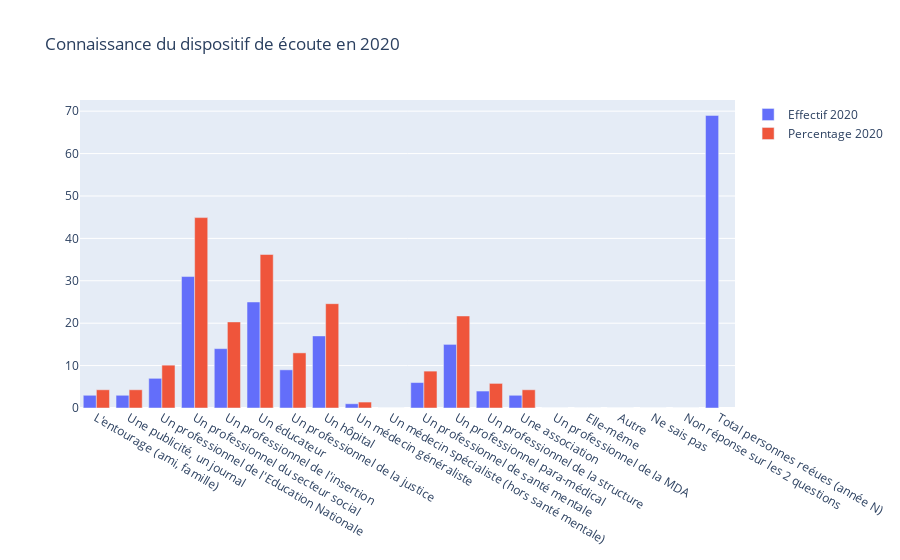

Notebook code for this chart:
### Code cell
'Connaissance du dispositif de écoute en 2020'

### Figure 1 — Plotly figure (JSON) as saved in the notebook; plotly's stock layout.template omitted (floating-point values rounded to 4 significant figures)
{"data": [{"name": "Effectif 2020", "type": "bar", "x": ["L'entourage (ami, famille)", "Une publicité, un journal", "Un professionnel de l'Education Nationale", "Un professionnel du secteur social", "Un professionnel de l'insertion", "Un éducateur", "Un professionnel de la justice", "Un hôpital", "Un médecin généraliste", "Un médecin spécialiste (hors santé mentale)", "Un professionnel de santé mentale", "Un professionnel para-médical", "Un professionnel de la structure", "Une association", "Un professionnel de la MDA", "Elle-même", "Autre", "Ne sais pas", "Non réponse sur les 2 questions", "Total personnes reéues (année N)"], "y": [3, 3, 7, 31, 14, 25, 9, 17, 1, 0, 6, 15, 4, 3, 0, 0, 0, 0, 0, 69]}, {"name": "Percentage 2020", "type": "bar", "x": ["L'entourage (ami, famille)", "Une publicité, un journal", "Un professionnel de l'Education Nationale", "Un professionnel du secteur social", "Un professionnel de l'insertion", "Un éducateur", "Un professionnel de la justice", "Un hôpital", "Un médecin généraliste", "Un médecin spécialiste (hors santé mentale)", "Un professionnel de santé mentale", "Un professionnel para-médical", "Un professionnel de la structure", "Une association", "Un professionnel de la MDA", "Elle-même", "Autre", "Ne sais pas", "Non réponse sur les 2 questions", "Total personnes reéues (année N)"], "y": ["4.3%", "4.3%", "10.1%", "44.9%", "20.3%", "36.2%", "13.0%", "24.6%", "1.4%", "0,0%", "8.7%", "21.7%", "5.8%", "4.3%", "0,0%", "0,0%", "0,0%", "0,0%", "0,0%", "Non réponse Q3:"]}], "layout": {"barmode": "group", "title": {"text": "Connaissance du dispositif de écoute en 2020"}}}
